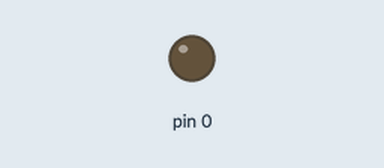
Recording of a sketch running on a simulated Arduino Uno, built with avr-gcc and run on an emulated ATmega328P. Parts: output pins drawn as LEDs (lit = HIGH).

Above: at 0.6 s.
At 2.5 s:
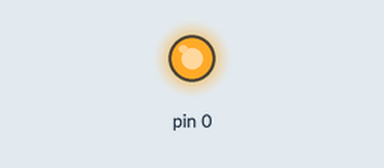
Timing chart, 0 to 6.7 s (numbered marks = the images above):
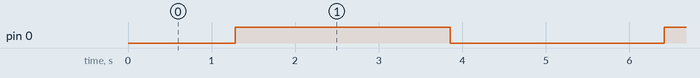

The sketch:

exp_4.ino
```cpp
void setup() {
  pinMode(PB0, OUTPUT);
}

void loop() {
  for(int i=0; i <=256; i++) {
    analogWrite(PB0, i);
    delay(10);
  }
    for(int i=255; i>=0; i--) {
    analogWrite(PB0, i);
    delay(10);
  }
}
```

Measured:
- by itself, pin 0: alternates HIGH for 2.6 s and LOW for 2.6 s
